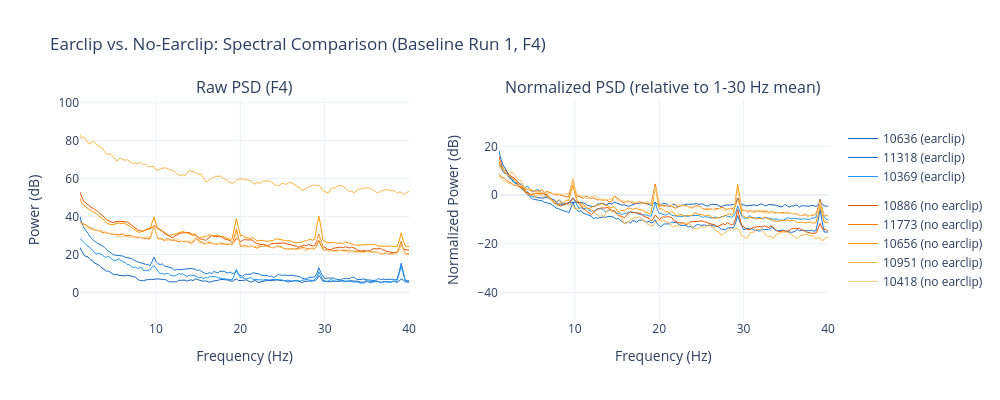

Notebook code for this chart:
### Code cell
# =============================================================================
# A3. Visual Comparison: Raw PSD Overlay (Earclip vs No-Earclip)
# =============================================================================
#
# Plot average PSD for each group to see where spectral characteristics differ.

fig = make_subplots(
    rows=1, cols=2,
    subplot_titles=['Raw PSD (F4)', 'Normalized PSD (relative to 1-30 Hz mean)'],
    horizontal_spacing=0.12,
)

# Color palettes
ec_colors = ['#1565C0', '#1976D2', '#2196F3']  # Blues for earclip
ne_colors = ['#E65100', '#F57C00', '#FF9800', '#FFB74D', '#FFCC80', '#FFE0B2']  # Oranges for no-earclip

# Plot individual subjects
for i, m in enumerate(earclip_metrics):
    fig.add_trace(go.Scatter(
        x=m['freqs'], y=10 * np.log10(m['psd'] + 1e-30),
        mode='lines', line=dict(color=ec_colors[i % len(ec_colors)], width=1),
        name=f'{m["subject_id"]} (earclip)',
        legendgroup='earclip',
    ), row=1, col=1)

for i, m in enumerate(no_earclip_metrics):
    fig.add_trace(go.Scatter(
        x=m['freqs'], y=10 * np.log10(m['psd'] + 1e-30),
        mode='lines', line=dict(color=ne_colors[i % len(ne_colors)], width=1),
        name=f'{m["subject_id"]} (no earclip)',
        legendgroup='no_earclip',
    ), row=1, col=1)

# Normalized PSDs (remove overall power differences)
for i, m in enumerate(earclip_metrics):
    psd_norm = m['psd'] / np.mean(m['psd'][(m['freqs'] >= 1) & (m['freqs'] <= 30)])
    fig.add_trace(go.Scatter(
        x=m['freqs'], y=10 * np.log10(psd_norm + 1e-30),
        mode='lines', line=dict(color=ec_colors[i % len(ec_colors)], width=1),
        name=f'{m["subject_id"]} (earclip)',
        legendgroup='earclip',
        showlegend=False,
    ), row=1, col=2)

for i, m in enumerate(no_earclip_metrics):
    psd_norm = m['psd'] / np.mean(m['psd'][(m['freqs'] >= 1) & (m['freqs'] <= 30)])
    fig.add_trace(go.Scatter(
        x=m['freqs'], y=10 * np.log10(psd_norm + 1e-30),
        mode='lines', line=dict(color=ne_colors[i % len(ne_colors)], width=1),
        name=f'{m["subject_id"]} (no earclip)',
        legendgroup='no_earclip',
        showlegend=False,
    ), row=1, col=2)

fig.update_xaxes(range=[1, 40], title_text='Frequency (Hz)', row=1, col=1)
fig.update_xaxes(range=[1, 40], title_text='Frequency (Hz)', row=1, col=2)
fig.update_yaxes(title_text='Power (dB)', row=1, col=1)
fig.update_yaxes(title_text='Normalized Power (dB)', row=1, col=2)

fig.update_layout(
    height=400, width=1000,
    template='plotly_white',
    title='Earclip vs. No-Earclip: Spectral Comparison (Baseline Run 1, F4)',
    legend=dict(x=1.02, y=0.5),
)

fig.show()

### Figure 1 — Plotly figure (JSON) as saved in the notebook; plotly's stock layout.template omitted (floating-point values rounded to 4 significant figures; data arrays with more than 128 entries replaced by an {"elided": "..."} marker saying what was removed)
{"data": [{"legendgroup": "earclip", "line": {"color": "#1565C0", "width": 1}, "mode": "lines", "name": "10636 (earclip)", "type": "scatter", "x": {"elided": "1025 float values"}, "xaxis": "x", "y": {"elided": "1025 float values"}, "yaxis": "y"}, {"legendgroup": "earclip", "line": {"color": "#1976D2", "width": 1}, "mode": "lines", "name": "11318 (earclip)", "type": "scatter", "x": {"elided": "1025 float values"}, "xaxis": "x", "y": {"elided": "1025 float values"}, "yaxis": "y"}, {"legendgroup": "earclip", "line": {"color": "#2196F3", "width": 1}, "mode": "lines", "name": "10369 (earclip)", "type": "scatter", "x": {"elided": "1025 float values"}, "xaxis": "x", "y": {"elided": "1025 float values"}, "yaxis": "y"}, {"legendgroup": "no_earclip", "line": {"color": "#E65100", "width": 1}, "mode": "lines", "name": "10886 (no earclip)", "type": "scatter", "x": {"elided": "1025 float values"}, "xaxis": "x", "y": {"elided": "1025 float values"}, "yaxis": "y"}, {"legendgroup": "no_earclip", "line": {"color": "#F57C00", "width": 1}, "mode": "lines", "name": "11773 (no earclip)", "type": "scatter", "x": {"elided": "1025 float values"}, "xaxis": "x", "y": {"elided": "1025 float values"}, "yaxis": "y"}, {"legendgroup": "no_earclip", "line": {"color": "#FF9800", "width": 1}, "mode": "lines", "name": "10656 (no earclip)", "type": "scatter", "x": {"elided": "1025 float values"}, "xaxis": "x", "y": {"elided": "1025 float values"}, "yaxis": "y"}, {"legendgroup": "no_earclip", "line": {"color": "#FFB74D", "width": 1}, "mode": "lines", "name": "10951 (no earclip)", "type": "scatter", "x": {"elided": "1025 float values"}, "xaxis": "x", "y": {"elided": "1025 float values"}, "yaxis": "y"}, {"legendgroup": "no_earclip", "line": {"color": "#FFCC80", "width": 1}, "mode": "lines", "name": "10418 (no earclip)", "type": "scatter", "x": {"elided": "1025 float values"}, "xaxis": "x", "y": {"elided": "1025 float values"}, "yaxis": "y"}, {"legendgroup": "earclip", "line": {"color": "#1565C0", "width": 1}, "mode": "lines", "name": "10636 (earclip)", "showlegend": false, "type": "scatter", "x": {"elided": "1025 float values"}, "xaxis": "x2", "y": {"elided": "1025 float values"}, "yaxis": "y2"}, {"legendgroup": "earclip", "line": {"color": "#1976D2", "width": 1}, "mode": "lines", "name": "11318 (earclip)", "showlegend": false, "type": "scatter", "x": {"elided": "1025 float values"}, "xaxis": "x2", "y": {"elided": "1025 float values"}, "yaxis": "y2"}, {"legendgroup": "earclip", "line": {"color": "#2196F3", "width": 1}, "mode": "lines", "name": "10369 (earclip)", "showlegend": false, "type": "scatter", "x": {"elided": "1025 float values"}, "xaxis": "x2", "y": {"elided": "1025 float values"}, "yaxis": "y2"}, {"legendgroup": "no_earclip", "line": {"color": "#E65100", "width": 1}, "mode": "lines", "name": "10886 (no earclip)", "showlegend": false, "type": "scatter", "x": {"elided": "1025 float values"}, "xaxis": "x2", "y": {"elided": "1025 float values"}, "yaxis": "y2"}, {"legendgroup": "no_earclip", "line": {"color": "#F57C00", "width": 1}, "mode": "lines", "name": "11773 (no earclip)", "showlegend": false, "type": "scatter", "x": {"elided": "1025 float values"}, "xaxis": "x2", "y": {"elided": "1025 float values"}, "yaxis": "y2"}, {"legendgroup": "no_earclip", "line": {"color": "#FF9800", "width": 1}, "mode": "lines", "name": "10656 (no earclip)", "showlegend": false, "type": "scatter", "x": {"elided": "1025 float values"}, "xaxis": "x2", "y": {"elided": "1025 float values"}, "yaxis": "y2"}, {"legendgroup": "no_earclip", "line": {"color": "#FFB74D", "width": 1}, "mode": "lines", "name": "10951 (no earclip)", "showlegend": false, "type": "scatter", "x": {"elided": "1025 float values"}, "xaxis": "x2", "y": {"elided": "1025 float values"}, "yaxis": "y2"}, {"legendgroup": "no_earclip", "line": {"color": "#FFCC80", "width": 1}, "mode": "lines", "name": "10418 (no earclip)", "showlegend": false, "type": "scatter", "x": {"elided": "1025 float values"}, "xaxis": "x2", "y": {"elided": "1025 float values"}, "yaxis": "y2"}], "layout": {"annotations": [{"font": {"size": 16}, "showarrow": false, "text": "Raw PSD (F4)", "x": 0.22, "xanchor": "center", "xref": "paper", "y": 1, "yanchor": "bottom", "yref": "paper"}, {"font": {"size": 16}, "showarrow": false, "text": "Normalized PSD (relative to 1-30 Hz mean)", "x": 0.78, "xanchor": "center", "xref": "paper", "y": 1, "yanchor": "bottom", "yref": "paper"}], "height": 400, "legend": {"x": 1.02, "y": 0.5}, "title": {"text": "Earclip vs. No-Earclip: Spectral Comparison (Baseline Run 1, F4)"}, "width": 1000, "xaxis": {"anchor": "y", "domain": [0, 0.44], "range": [1, 40], "title": {"text": "Frequency (Hz)"}, "type": "linear"}, "xaxis2": {"anchor": "y2", "domain": [0.56, 1], "range": [1, 40], "title": {"text": "Frequency (Hz)"}, "type": "linear"}, "yaxis": {"anchor": "x", "autorange": true, "domain": [0, 1], "range": [-14.54, 101.5], "title": {"text": "Power (dB)"}, "type": "linear"}, "yaxis2": {"anchor": "x2", "autorange": true, "domain": [0, 1], "range": [-51.34, 39.07], "title": {"text": "Normalized Power (dB)"}, "type": "linear"}}}
